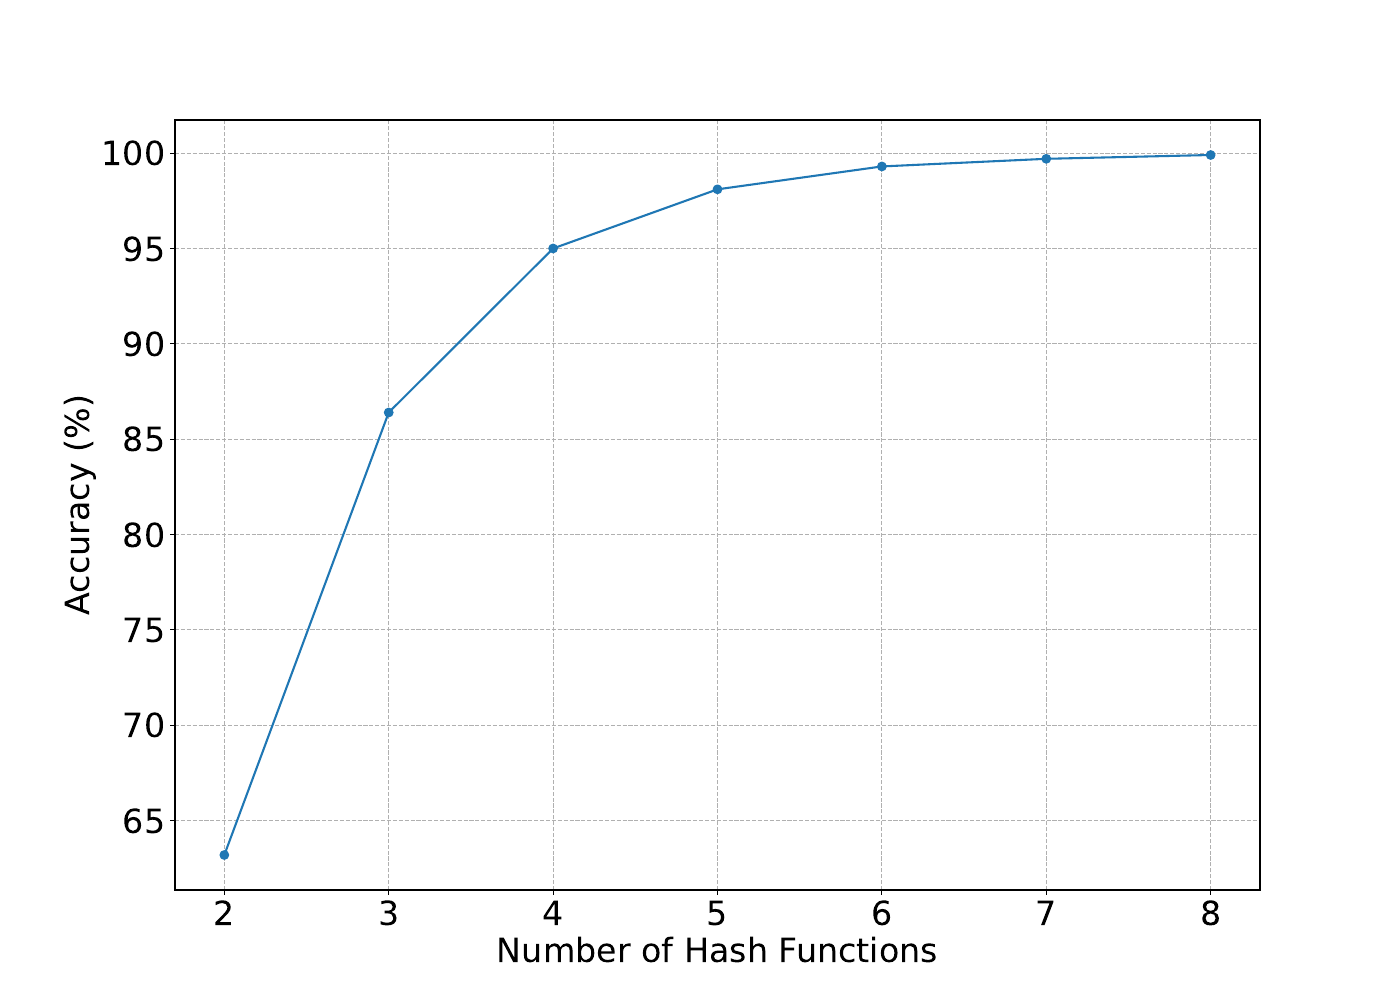

Reproduce this figure in Python.
import matplotlib.pyplot as plt

accuracy = [63.2,86.4,95,98.1,99.3,99.7,99.9]
hash_functions = [2, 3, 4, 5, 6, 7, 8]

# Increase font size globally
fig = plt.figure(figsize=(14, 10))
plt.rcParams.update({'font.size': 24})

plt.plot(hash_functions, accuracy, marker='o')

# plt.title('Accuracy vs Number of Hash Functions')
plt.xlabel('Number of Hash Functions')
plt.ylabel('Accuracy (%)')
plt.grid(True, linestyle='--')  # dashed grid lines

plt.xticks(hash_functions)  # Ensure all hash function values are displayed on x-axis

# plt.savefig('exp3_hash_acc.pdf')
# plt.savefig('exp3_hash_acc2.png')
plt.show()

